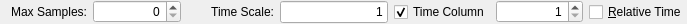
<?xml version="1.0" encoding="UTF-8"?>
<ui version="4.0">
 <class>ToolbarWidgets</class>
 <widget class="QWidget" name="ToolbarWidgets">
  <property name="geometry">
   <rect>
    <x>0</x>
    <y>0</y>
    <width>687</width>
    <height>24</height>
   </rect>
  </property>
  <property name="sizePolicy">
   <sizepolicy hsizetype="Minimum" vsizetype="Minimum">
    <horstretch>0</horstretch>
    <verstretch>0</verstretch>
   </sizepolicy>
  </property>
  <property name="windowTitle">
   <string>Form</string>
  </property>
  <layout class="QHBoxLayout" name="horizontalLayout">
   <property name="leftMargin">
    <number>0</number>
   </property>
   <property name="topMargin">
    <number>0</number>
   </property>
   <property name="rightMargin">
    <number>0</number>
   </property>
   <property name="bottomMargin">
    <number>0</number>
   </property>
   <item>
    <widget class="QLabel" name="label_3">
     <property name="sizePolicy">
      <sizepolicy hsizetype="Preferred" vsizetype="Fixed">
       <horstretch>0</horstretch>
       <verstretch>0</verstretch>
      </sizepolicy>
     </property>
     <property name="text">
      <string>Max Samples:</string>
     </property>
     <property name="alignment">
      <set>Qt::AlignRight|Qt::AlignTrailing|Qt::AlignVCenter</set>
     </property>
    </widget>
   </item>
   <item>
    <widget class="QSpinBox" name="targetSamplesSpin">
     <property name="alignment">
      <set>Qt::AlignRight|Qt::AlignTrailing|Qt::AlignVCenter</set>
     </property>
     <property name="maximum">
      <number>2000000000</number>
     </property>
     <property name="singleStep">
      <number>10000</number>
     </property>
    </widget>
   </item>
   <item>
    <widget class="QLabel" name="label_4">
     <property name="sizePolicy">
      <sizepolicy hsizetype="Preferred" vsizetype="Fixed">
       <horstretch>0</horstretch>
       <verstretch>0</verstretch>
      </sizepolicy>
     </property>
     <property name="text">
      <string>Time Scale:</string>
     </property>
     <property name="alignment">
      <set>Qt::AlignRight|Qt::AlignTrailing|Qt::AlignVCenter</set>
     </property>
    </widget>
   </item>
   <item>
    <widget class="QLineEdit" name="timeScaleEdit">
     <property name="sizePolicy">
      <sizepolicy hsizetype="Minimum" vsizetype="Fixed">
       <horstretch>0</horstretch>
       <verstretch>0</verstretch>
      </sizepolicy>
     </property>
     <property name="text">
      <string>1</string>
     </property>
     <property name="alignment">
      <set>Qt::AlignRight|Qt::AlignTrailing|Qt::AlignVCenter</set>
     </property>
    </widget>
   </item>
   <item>
    <widget class="QCheckBox" name="timeColumnCheck">
     <property name="toolTip">
      <string>Assume the first column is a time stamp</string>
     </property>
     <property name="whatsThis">
      <string>Treats the first data column as a time value for subsequent columns.</string>
     </property>
     <property name="text">
      <string>Time Column</string>
     </property>
     <property name="checked">
      <bool>true</bool>
     </property>
    </widget>
   </item>
   <item>
    <widget class="QSpinBox" name="timeColumnSpin">
     <property name="alignment">
      <set>Qt::AlignRight|Qt::AlignTrailing|Qt::AlignVCenter</set>
     </property>
     <property name="minimum">
      <number>1</number>
     </property>
     <property name="maximum">
      <number>1000</number>
     </property>
    </widget>
   </item>
   <item>
    <widget class="QCheckBox" name="relativeTimeCheck">
     <property name="text">
      <string>&amp;Relative Time</string>
     </property>
    </widget>
   </item>
  </layout>
 </widget>
 <resources/>
 <connections/>
</ui>
